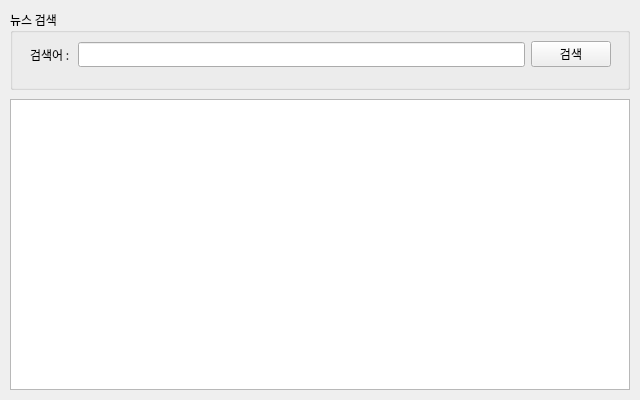
<?xml version="1.0" encoding="UTF-8"?>
<ui version="4.0">
 <class>FrmMain</class>
 <widget class="QWidget" name="FrmMain">
  <property name="geometry">
   <rect>
    <x>0</x>
    <y>0</y>
    <width>640</width>
    <height>400</height>
   </rect>
  </property>
  <property name="sizePolicy">
   <sizepolicy hsizetype="Fixed" vsizetype="Maximum">
    <horstretch>0</horstretch>
    <verstretch>0</verstretch>
   </sizepolicy>
  </property>
  <property name="minimumSize">
   <size>
    <width>640</width>
    <height>400</height>
   </size>
  </property>
  <property name="maximumSize">
   <size>
    <width>640</width>
    <height>400</height>
   </size>
  </property>
  <property name="font">
   <font>
    <family>나눔고딕</family>
   </font>
  </property>
  <property name="windowTitle">
   <string>네이버API뉴스검색앱</string>
  </property>
  <widget class="QWidget" name="verticalLayoutWidget">
   <property name="geometry">
    <rect>
     <x>10</x>
     <y>10</y>
     <width>620</width>
     <height>80</height>
    </rect>
   </property>
   <layout class="QVBoxLayout" name="searchLayout">
    <item>
     <widget class="QGroupBox" name="groupBox">
      <property name="title">
       <string>뉴스 검색</string>
      </property>
      <widget class="QWidget" name="">
       <property name="geometry">
        <rect>
         <x>20</x>
         <y>24</y>
         <width>581</width>
         <height>41</height>
        </rect>
       </property>
       <layout class="QHBoxLayout" name="horizontalLayout">
        <item>
         <widget class="QLabel" name="label">
          <property name="text">
           <string>검색어 : </string>
          </property>
         </widget>
        </item>
        <item>
         <widget class="QLineEdit" name="txtSearch"/>
        </item>
        <item>
         <widget class="QPushButton" name="btnSearch">
          <property name="text">
           <string>검색</string>
          </property>
         </widget>
        </item>
       </layout>
      </widget>
     </widget>
    </item>
   </layout>
  </widget>
  <widget class="QWidget" name="verticalLayoutWidget_2">
   <property name="geometry">
    <rect>
     <x>10</x>
     <y>99</y>
     <width>620</width>
     <height>291</height>
    </rect>
   </property>
   <layout class="QVBoxLayout" name="resultLayout">
    <item>
     <widget class="QListView" name="lsvResult"/>
    </item>
   </layout>
  </widget>
 </widget>
 <resources/>
 <connections/>
</ui>
